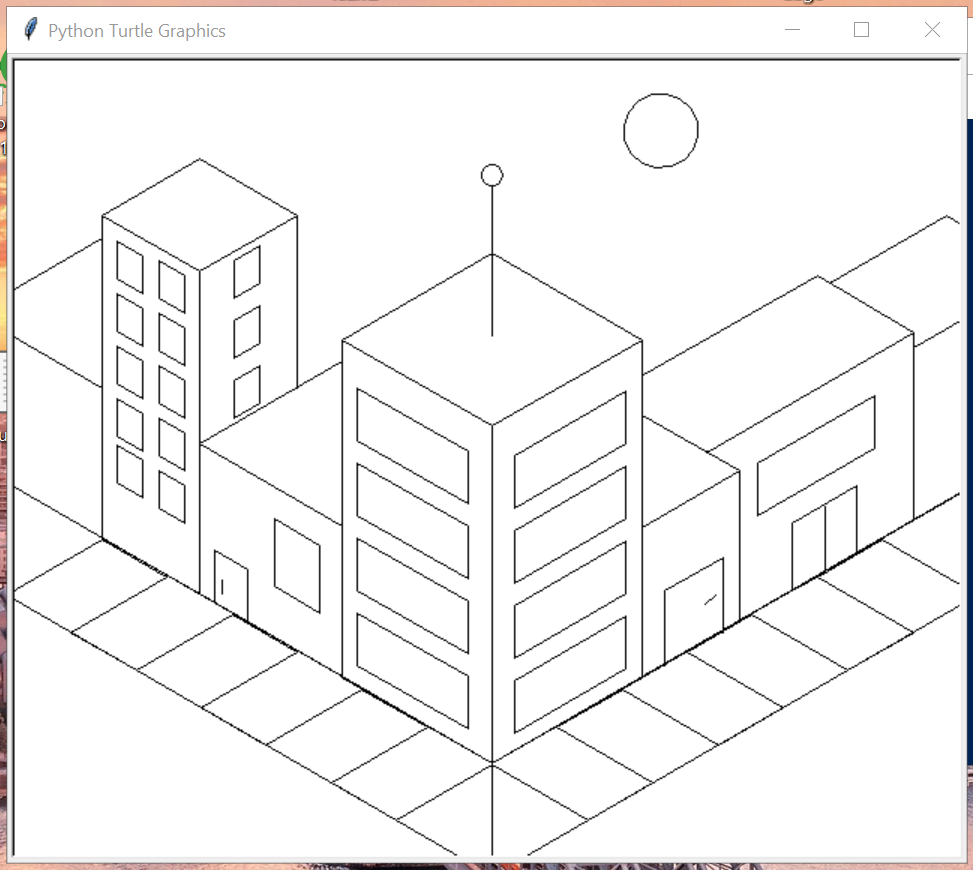

Source code (Python):
import turtle
from time import sleep

# this will draw a scene of buildings with turtle
turtle = turtle.Turtle()
turtle.speed(0)

# boardwalk
turtle.penup()
turtle.right(90)
turtle.forward(200)
turtle.left(90)
turtle.pendown()
turtle.left(30)
turtle.forward(400)
turtle.left(180)
turtle.forward(400)
turtle.right(60)
turtle.forward(400)
turtle.left(180)
turtle.forward(400)
turtle.left(300)
turtle.penup()
turtle.forward(75)
turtle.pendown()
turtle.left(120)
turtle.forward(400)
turtle.left(180)
turtle.forward(400)
turtle.right(60)
turtle.forward(400)
turtle.left(180)
turtle.forward(400)
turtle.penup()
turtle.goto(0,-200)
turtle.pendown()

# build building number 1
turtle.left(120)
turtle.forward(225)
turtle.left(180)
turtle.right(120)
turtle.forward(115)
turtle.left(180)
turtle.forward(115)
turtle.left(60)
turtle.forward(115)
turtle.right(120)
turtle.forward(225)
turtle.left(300)
turtle.forward(115)
turtle.left(300)
turtle.forward(115)
turtle.left(300)
turtle.forward(225)
turtle.left(300)
turtle.forward(115)
turtle.left(300)
turtle.forward(115)

# build building number 2
turtle.left(300)
turtle.forward(225)
turtle.left(120)
turtle.forward(75)
turtle.left(60)
turtle.forward(100)
turtle.left(120)
turtle.forward(75)
turtle.left(180)
turtle.forward(75)
turtle.left(120)
turtle.forward(75)
turtle.left(180)
turtle.forward(75)
turtle.left(300)
turtle.forward(100)
turtle.left(120)

# build building number 3
turtle.forward(135)
turtle.left(60)
turtle.forward(125)
turtle.left(120)
turtle.forward(160)
turtle.left(180)
turtle.forward(160)
turtle.left(120)
turtle.forward(75)
turtle.left(60)
turtle.forward(133)
turtle.left(180)
turtle.forward(133)
turtle.left(300)
turtle.forward(75)
turtle.left(300)
turtle.forward(125)
turtle.left(120)
turtle.forward(100)
turtle.left(120)

# build building number 4
turtle.left(300)
turtle.forward(115)
turtle.left(120)
turtle.forward(100)
turtle.left(180)
turtle.forward(100)
turtle.left(120)
turtle.forward(75)
turtle.left(60)
turtle.forward(90)
turtle.left(60)

# go to middle again
turtle.penup()
turtle.goto(0,-200)
turtle.pendown()

# build building number 5
turtle.right(120)
turtle.forward(225)
turtle.right(60)
turtle.forward(100)
turtle.left(300)
turtle.forward(110)
turtle.left(180)
turtle.forward(110)
turtle.left(120)
turtle.forward(110)
turtle.left(180)
turtle.forward(110)
turtle.left(120)
turtle.forward(100)
turtle.left(240)

# build building number 6
turtle.forward(75)
turtle.right(60)
turtle.forward(215)
turtle.left(240)
turtle.forward(75)
turtle.right(60)
turtle.forward(215)
turtle.left(180)
turtle.forward(215)
turtle.right(60)
turtle.forward(75)
turtle.left(240)
turtle.forward(115)
turtle.left(180)
turtle.forward(115)
turtle.left(60)
turtle.forward(75)
turtle.left(60)
turtle.forward(75)
turtle.left(60)
turtle.forward(115)

# build building number 7
turtle.right(120)
turtle.forward(100)
turtle.left(120)
turtle.forward(100)
turtle.left(180)
turtle.forward(100)
turtle.right(60)
turtle.forward(100)
turtle.right(120)
turtle.forward(201)

# build building number 8
turtle.right(60)
turtle.forward(74)
turtle.left(180)
turtle.forward(74)
turtle.left(300)
turtle.forward(50)
turtle.right(120)
turtle.forward(74)
turtle.left(120)
turtle.forward(50)
turtle.left(60)
turtle.forward(74)
turtle.right(60)
turtle.forward(50)
turtle.right(120)
turtle.forward(74)
turtle.right(240)
turtle.forward(50)
turtle.left(60)
turtle.forward(74)
turtle.right(60)
turtle.forward(50)
turtle.right(120)
turtle.forward(74)
turtle.left(120)
turtle.forward(50)
turtle.left(60)
turtle.forward(74)


# middle line in sidewalk
turtle.right(120)
turtle.forward(74)
turtle.left(180)
turtle.forward(74)

# lines for right side of sidewalk
turtle.right(120)
turtle.forward(74)
turtle.left(60)
turtle.forward(50)
turtle.left(120)
turtle.forward(74)
turtle.right(120)
turtle.forward(50)
turtle.right(60)
turtle.forward(74)
turtle.left(60)
turtle.forward(50)
turtle.left(120)
turtle.forward(74)
turtle.right(120)
turtle.forward(50)
turtle.right(60)
turtle.forward(74)
turtle.left(60)
turtle.forward(50)
turtle.left(120)
turtle.forward(74)
turtle.right(120)
turtle.forward(50)
turtle.right(60)
turtle.forward(74)

# draw a sun
turtle.penup()
turtle.goto(100,200)
turtle.pendown()
turtle.circle(25)

# draw line above building
turtle.penup()
turtle.goto(0,85)
turtle.pendown()
turtle.left(120)
turtle.forward(100)
turtle.penup()
turtle.goto(7,192)
turtle.pendown()
turtle.circle(7)

# draw window and door on building number 3
turtle.penup()
turtle.goto(-115,-100)
turtle.pendown()
turtle.left(60)
turtle.forward(35)
turtle.right(60)
turtle.forward(45)
turtle.right(120)
turtle.forward(35)
turtle.right(60)
turtle.forward(45)
turtle.penup()
turtle.goto(-185,-93)
turtle.pendown()
turtle.left(180)
turtle.forward(35)
turtle.right(120)
turtle.forward(25)
turtle.right(60)
turtle.forward(35)
turtle.penup()
turtle.goto(-180,-78)
turtle.pendown()
turtle.forward(10)

# # draw window on building number 7
turtle.penup()
turtle.goto(255,45)
turtle.pendown()
turtle.forward(35)
turtle.right(60)
turtle.forward(90)
turtle.right(120)
turtle.forward(35)
turtle.right(60)
turtle.forward(90)
turtle.penup()
turtle.goto(200,-40)
turtle.pendown()
turtle.forward(50)
turtle.right(120)
turtle.forward(45)
turtle.left(180)
turtle.forward(45)
turtle.left(120)
turtle.forward(50)
turtle.left(60)
turtle.forward(45)
turtle.right(240)
turtle.forward(25)
turtle.left(60)
turtle.forward(45)
turtle.right(240)
turtle.left(180)

# draw door in building number 6
turtle.penup()
turtle.goto(115,-135)
turtle.pendown()
turtle.right(300)
turtle.forward(50)
turtle.right(60)
turtle.forward(45)
turtle.right(120)
turtle.forward(50)
turtle.left(180)
turtle.forward(25)
turtle.right(260)
turtle.penup()
turtle.forward(5)
turtle.pendown()
turtle.left(30)
turtle.forward(10)

# draw front windows on building number 3
turtle.penup()
turtle.goto(-205,100)
turtle.pendown()
turtle.right(70)
turtle.forward(20)
turtle.right(60)
turtle.forward(25)
turtle.right(120)
turtle.forward(20)
turtle.right(60)
turtle.forward(25)
turtle.penup()
turtle.goto(-233,113)
turtle.pendown()
turtle.right(120)
turtle.forward(20)
turtle.right(60)
turtle.forward(25)
turtle.right(120)
turtle.forward(20)
turtle.right(60)
turtle.forward(25)
turtle.penup()
turtle.goto(-205,65)
turtle.pendown()
turtle.right(120)
turtle.forward(20)
turtle.right(60)
turtle.forward(25)
turtle.right(120)
turtle.forward(20)
turtle.right(60)
turtle.forward(25)
turtle.penup()
turtle.goto(-233,78)
turtle.pendown()
turtle.right(120)
turtle.forward(20)
turtle.right(60)
turtle.forward(25)
turtle.right(120)
turtle.forward(20)
turtle.right(60)
turtle.forward(25)
turtle.penup()
turtle.goto(-205,30)
turtle.pendown()
turtle.right(120)
turtle.forward(20)
turtle.right(60)
turtle.forward(25)
turtle.right(120)
turtle.forward(20)
turtle.right(60)
turtle.forward(25)
turtle.penup()
turtle.goto(-233,43)
turtle.pendown()
turtle.right(120)
turtle.forward(20)
turtle.right(60)
turtle.forward(25)
turtle.right(120)
turtle.forward(20)
turtle.right(60)
turtle.forward(25)
turtle.penup()
turtle.goto(-205,-5)
turtle.pendown()
turtle.right(120)
turtle.forward(20)
turtle.right(60)
turtle.forward(25)
turtle.right(120)
turtle.forward(20)
turtle.right(60)
turtle.forward(25)
turtle.penup()
turtle.goto(-233,8)
turtle.pendown()
turtle.right(120)
turtle.forward(20)
turtle.right(60)
turtle.forward(25)
turtle.right(120)
turtle.forward(20)
turtle.right(60)
turtle.forward(25)
turtle.penup()
turtle.goto(-205,-40)
turtle.pendown()
turtle.right(120)
turtle.forward(20)
turtle.right(60)
turtle.forward(25)
turtle.right(120)
turtle.forward(20)
turtle.right(60)
turtle.forward(25)
turtle.penup()
turtle.goto(-233,-23)
turtle.pendown()
turtle.right(120)
turtle.forward(20)
turtle.right(60)
turtle.forward(25)
turtle.right(120)
turtle.forward(20)
turtle.right(60)
turtle.forward(25)

# draw back windows on building number 3
turtle.penup()
turtle.goto(-155,145)
turtle.pendown()
turtle.forward(25)
turtle.right(60)
turtle.forward(20)
turtle.right(120)
turtle.forward(25)
turtle.right(60)
turtle.forward(20)
turtle.penup()
turtle.goto(-155,105)
turtle.pendown()
turtle.right(120)
turtle.forward(25)
turtle.right(60)
turtle.forward(20)
turtle.right(120)
turtle.forward(25)
turtle.right(60)
turtle.forward(20)
turtle.penup()
turtle.goto(-155,65)
turtle.pendown()
turtle.right(120)
turtle.forward(25)
turtle.right(60)
turtle.forward(20)
turtle.right(120)
turtle.forward(25)
turtle.right(60)
turtle.forward(20)

# add windows left side to building number 1
turtle.penup()
turtle.goto(-90,50)
turtle.pendown()
turtle.right(60)
turtle.forward(85)
turtle.right(60)
turtle.forward(35)
turtle.right(120)
turtle.forward(85)
turtle.right(60)
turtle.forward(35)
turtle.penup()
turtle.goto(-90,0)
turtle.pendown()
turtle.right(120)
turtle.forward(85)
turtle.right(60)
turtle.forward(35)
turtle.right(120)
turtle.forward(85)
turtle.right(60)
turtle.forward(35)
turtle.penup()
turtle.goto(-90,-50)
turtle.pendown()
turtle.right(120)
turtle.forward(85)
turtle.right(60)
turtle.forward(35)
turtle.right(120)
turtle.forward(85)
turtle.right(60)
turtle.forward(35)
turtle.penup()
turtle.goto(-90,-100)
turtle.pendown()
turtle.right(120)
turtle.forward(85)
turtle.right(60)
turtle.forward(35)
turtle.right(120)
turtle.forward(85)
turtle.right(60)
turtle.forward(35)


# add windows right side to building number 1
turtle.penup()
turtle.goto(15,5)
turtle.pendown()
turtle.right(60)
turtle.forward(85)
turtle.right(120)
turtle.forward(35)
turtle.right(60)
turtle.forward(85)
turtle.right(120)
turtle.forward(35)
turtle.penup()
turtle.goto(15,-45)
turtle.pendown()
turtle.right(60)
turtle.forward(85)
turtle.right(120)
turtle.forward(35)
turtle.right(60)
turtle.forward(85)
turtle.right(120)
turtle.forward(35)
turtle.penup()
turtle.goto(15,-95)
turtle.pendown()
turtle.right(60)
turtle.forward(85)
turtle.right(120)
turtle.forward(35)
turtle.right(60)
turtle.forward(85)
turtle.right(120)
turtle.forward(35)
turtle.penup()
turtle.goto(15,-145)
turtle.pendown()
turtle.right(60)
turtle.forward(85)
turtle.right(120)
turtle.forward(35)
turtle.right(60)
turtle.forward(85)
turtle.right(120)
turtle.forward(35)

# move cursor away from screen
turtle.penup()
turtle.goto(0,-500)
turtle.pendown()

# sleep before closing
sleep(5)
